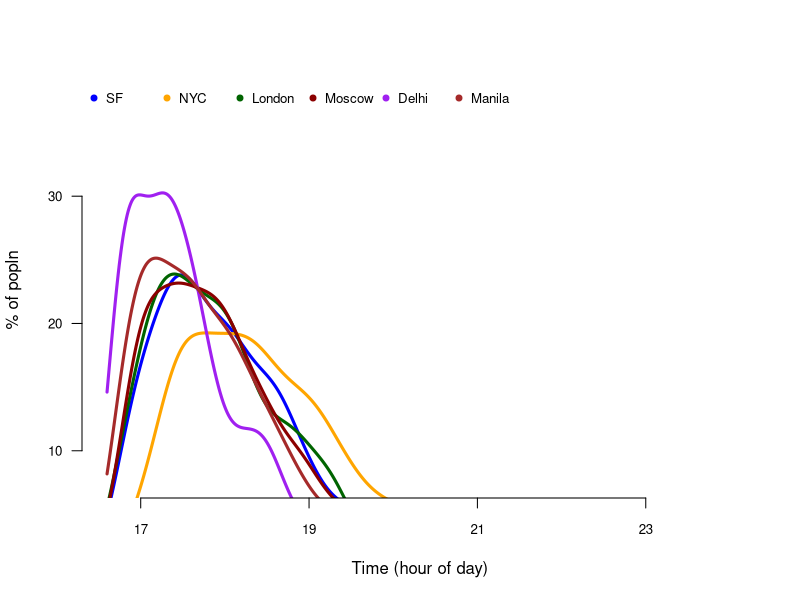

Generate this figure with R:



sf = rchisq(1000,3,4) #blue
nyc = rchisq(1000,5,5); #orange
london = rchisq(1000,3,4); #green
moscow = rchisq(1000,3,4); #red
delhi = rchisq(1000,2,3); #purple
manila = rchisq(1000,3,3); #brown

do_cities = rbind(sf,nyc,london,moscow,delhi,manila);

DD = list();
for (i in 1:6){
	DD[[i]] = density(do_cities[i,],from=0)
}

do_colours = c("blue","orange","darkgreen","darkred","purple","brown")

plot(1:5,1:5,xlim=c(0,max(c(DD[[1]]$x,DD[[2]]$x,DD[[3]]$x,DD[[4]]$x,DD[[5]]$x,DD[[6]]$x))),
ylim=c(0,max(c(DD[[1]]$y,DD[[2]]$y,DD[[3]]$y,DD[[4]]$y,DD[[5]]$y,DD[[6]]$y)))+0.03, axes=F,
xlab="Time (hour of day)",ylab="% of popln",bty="n",cex.lab=1);

for (i in 1:6){
	lines(DD[[i]]$x,DD[[i]]$y,lwd=3,col=do_colours[i])
}
legend ("topleft",legend = c("SF","NYC","London","Moscow","Delhi","Manila"),col=do_colours,pch=19,cex=0.8,bty="n",
	ncol=6);

axis(1,at=c(5,15,25,35)-3,labels = c("17","19","21","23"),cex.axis=0.8)
axis(2,at=c(0.04,0.08,0.12),labels=c(10,20,30),cex.axis = 0.8,las = 2)
